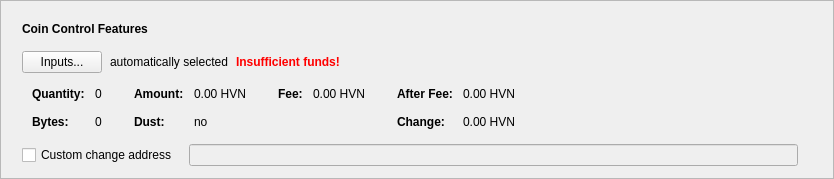
      <widget class="QFrame" name="frameCoinControl">
       <property name="sizePolicy">
        <sizepolicy hsizetype="Expanding" vsizetype="Fixed">
         <horstretch>0</horstretch>
         <verstretch>0</verstretch>
        </sizepolicy>
       </property>
       <property name="frameShape">
        <enum>QFrame::StyledPanel</enum>
       </property>
       <property name="frameShadow">
        <enum>QFrame::Raised</enum>
       </property>
       <layout class="QVBoxLayout" name="verticalLayout_2">
        <item>
         <layout class="QVBoxLayout" name="verticalLayoutCoinControl" stretch="0,0,0,0,0">
          <property name="spacing">
           <number>0</number>
          </property>
          <property name="sizeConstraint">
           <enum>QLayout::SetDefaultConstraint</enum>
          </property>
          <property name="leftMargin">
           <number>10</number>
          </property>
          <property name="topMargin">
           <number>10</number>
          </property>
          <item>
           <layout class="QHBoxLayout" name="horizontalLayoutCoinControl1">
            <property name="bottomMargin">
             <number>15</number>
            </property>
            <item>
             <widget class="QLabel" name="labelCoinControlFeatures">
              <property name="sizePolicy">
               <sizepolicy hsizetype="Preferred" vsizetype="Maximum">
                <horstretch>0</horstretch>
                <verstretch>0</verstretch>
               </sizepolicy>
              </property>
              <property name="font">
               <font>
                <weight>75</weight>
                <bold>true</bold>
               </font>
              </property>
              <property name="styleSheet">
               <string notr="true">font-weight:bold;</string>
              </property>
              <property name="text">
               <string>Coin Control Features</string>
              </property>
             </widget>
            </item>
           </layout>
          </item>
          <item>
           <layout class="QHBoxLayout" name="horizontalLayoutCoinControl2" stretch="0,0,0,0">
            <property name="spacing">
             <number>8</number>
            </property>
            <property name="bottomMargin">
             <number>10</number>
            </property>
            <item>
             <widget class="QPushButton" name="pushButtonCoinControl">
              <property name="styleSheet">
               <string notr="true"/>
              </property>
              <property name="text">
               <string>Inputs...</string>
              </property>
              <property name="autoDefault">
               <bool>false</bool>
              </property>
             </widget>
            </item>
            <item>
             <widget class="QLabel" name="labelCoinControlAutomaticallySelected">
              <property name="text">
               <string>automatically selected</string>
              </property>
              <property name="margin">
               <number>5</number>
              </property>
             </widget>
            </item>
            <item>
             <widget class="QLabel" name="labelCoinControlInsuffFunds">
              <property name="font">
               <font>
                <weight>75</weight>
                <bold>true</bold>
               </font>
              </property>
              <property name="styleSheet">
               <string notr="true">color:red;font-weight:bold;</string>
              </property>
              <property name="text">
               <string>Insufficient funds!</string>
              </property>
              <property name="margin">
               <number>5</number>
              </property>
             </widget>
            </item>
            <item>
             <spacer name="horizontalSpacerCoinControl">
              <property name="orientation">
               <enum>Qt::Horizontal</enum>
              </property>
              <property name="sizeHint" stdset="0">
               <size>
                <width>40</width>
                <height>1</height>
               </size>
              </property>
             </spacer>
            </item>
           </layout>
          </item>
          <item>
           <widget class="QWidget" name="widgetCoinControl" native="true">
            <property name="sizePolicy">
             <sizepolicy hsizetype="Preferred" vsizetype="Preferred">
              <horstretch>0</horstretch>
              <verstretch>0</verstretch>
             </sizepolicy>
            </property>
            <property name="minimumSize">
             <size>
              <width>0</width>
              <height>0</height>
             </size>
            </property>
            <property name="styleSheet">
             <string notr="true"/>
            </property>
            <layout class="QHBoxLayout" name="horizontalLayoutCoinControl5">
             <property name="leftMargin">
              <number>0</number>
             </property>
             <property name="topMargin">
              <number>0</number>
             </property>
             <property name="rightMargin">
              <number>0</number>
             </property>
             <property name="bottomMargin">
              <number>0</number>
             </property>
             <item>
              <layout class="QHBoxLayout" name="horizontalLayoutCoinControl3" stretch="0,0,0,1">
               <property name="spacing">
                <number>20</number>
               </property>
               <property name="topMargin">
                <number>0</number>
               </property>
               <property name="bottomMargin">
                <number>10</number>
               </property>
               <item>
                <layout class="QFormLayout" name="formLayoutCoinControl1">
                 <property name="horizontalSpacing">
                  <number>10</number>
                 </property>
                 <property name="verticalSpacing">
                  <number>14</number>
                 </property>
                 <property name="leftMargin">
                  <number>10</number>
                 </property>
                 <property name="topMargin">
                  <number>4</number>
                 </property>
                 <property name="rightMargin">
                  <number>6</number>
                 </property>
                 <item row="0" column="0">
                  <widget class="QLabel" name="labelCoinControlQuantityText">
                   <property name="font">
                    <font>
                     <weight>75</weight>
                     <bold>true</bold>
                    </font>
                   </property>
                   <property name="text">
                    <string>Quantity:</string>
                   </property>
                   <property name="margin">
                    <number>0</number>
                   </property>
                  </widget>
                 </item>
                 <item row="0" column="1">
                  <widget class="QLabel" name="labelCoinControlQuantity">
                   <property name="cursor">
                    <cursorShape>IBeamCursor</cursorShape>
                   </property>
                   <property name="contextMenuPolicy">
                    <enum>Qt::ActionsContextMenu</enum>
                   </property>
                   <property name="text">
                    <string notr="true">0</string>
                   </property>
                   <property name="margin">
                    <number>0</number>
                   </property>
                   <property name="textInteractionFlags">
                    <set>Qt::LinksAccessibleByMouse|Qt::TextSelectableByKeyboard|Qt::TextSelectableByMouse</set>
                   </property>
                  </widget>
                 </item>
                 <item row="1" column="0">
                  <widget class="QLabel" name="labelCoinControlBytesText">
                   <property name="font">
                    <font>
                     <weight>75</weight>
                     <bold>true</bold>
                    </font>
                   </property>
                   <property name="text">
                    <string>Bytes:</string>
                   </property>
                  </widget>
                 </item>
                 <item row="1" column="1">
                  <widget class="QLabel" name="labelCoinControlBytes">
                   <property name="cursor">
                    <cursorShape>IBeamCursor</cursorShape>
                   </property>
                   <property name="contextMenuPolicy">
                    <enum>Qt::ActionsContextMenu</enum>
                   </property>
                   <property name="text">
                    <string notr="true">0</string>
                   </property>
                   <property name="textInteractionFlags">
                    <set>Qt::LinksAccessibleByMouse|Qt::TextSelectableByKeyboard|Qt::TextSelectableByMouse</set>
                   </property>
                  </widget>
                 </item>
                </layout>
               </item>
               <item>
                <layout class="QFormLayout" name="formLayoutCoinControl2">
                 <property name="horizontalSpacing">
                  <number>10</number>
                 </property>
                 <property name="verticalSpacing">
                  <number>14</number>
                 </property>
                 <property name="leftMargin">
                  <number>6</number>
                 </property>
                 <property name="topMargin">
                  <number>4</number>
                 </property>
                 <property name="rightMargin">
                  <number>6</number>
                 </property>
                 <item row="0" column="0">
                  <widget class="QLabel" name="labelCoinControlAmountText">
                   <property name="font">
                    <font>
                     <weight>75</weight>
                     <bold>true</bold>
                    </font>
                   </property>
                   <property name="text">
                    <string>Amount:</string>
                   </property>
                   <property name="margin">
                    <number>0</number>
                   </property>
                  </widget>
                 </item>
                 <item row="0" column="1">
                  <widget class="QLabel" name="labelCoinControlAmount">
                   <property name="cursor">
                    <cursorShape>IBeamCursor</cursorShape>
                   </property>
                   <property name="contextMenuPolicy">
                    <enum>Qt::ActionsContextMenu</enum>
                   </property>
                   <property name="text">
                    <string notr="true">0.00 HVN</string>
                   </property>
                   <property name="textInteractionFlags">
                    <set>Qt::LinksAccessibleByMouse|Qt::TextSelectableByKeyboard|Qt::TextSelectableByMouse</set>
                   </property>
                  </widget>
                 </item>
                 <item row="1" column="0">
                  <widget class="QLabel" name="labelCoinControlLowOutputText">
                   <property name="font">
                    <font>
                     <weight>75</weight>
                     <bold>true</bold>
                    </font>
                   </property>
                   <property name="text">
                    <string>Dust:</string>
                   </property>
                  </widget>
                 </item>
                 <item row="1" column="1">
                  <widget class="QLabel" name="labelCoinControlLowOutput">
                   <property name="cursor">
                    <cursorShape>IBeamCursor</cursorShape>
                   </property>
                   <property name="contextMenuPolicy">
                    <enum>Qt::ActionsContextMenu</enum>
                   </property>
                   <property name="text">
                    <string notr="true">no</string>
                   </property>
                   <property name="textInteractionFlags">
                    <set>Qt::LinksAccessibleByMouse|Qt::TextSelectableByKeyboard|Qt::TextSelectableByMouse</set>
                   </property>
                  </widget>
                 </item>
                </layout>
               </item>
               <item>
                <layout class="QFormLayout" name="formLayoutCoinControl3">
                 <property name="horizontalSpacing">
                  <number>10</number>
                 </property>
                 <property name="verticalSpacing">
                  <number>14</number>
                 </property>
                 <property name="leftMargin">
                  <number>6</number>
                 </property>
                 <property name="topMargin">
                  <number>4</number>
                 </property>
                 <property name="rightMargin">
                  <number>6</number>
                 </property>
                 <item row="0" column="0">
                  <widget class="QLabel" name="labelCoinControlFeeText">
                   <property name="font">
                    <font>
                     <weight>75</weight>
                     <bold>true</bold>
                    </font>
                   </property>
                   <property name="text">
                    <string>Fee:</string>
                   </property>
                   <property name="margin">
                    <number>0</number>
                   </property>
                  </widget>
                 </item>
                 <item row="0" column="1">
                  <widget class="QLabel" name="labelCoinControlFee">
                   <property name="cursor">
                    <cursorShape>IBeamCursor</cursorShape>
                   </property>
                   <property name="contextMenuPolicy">
                    <enum>Qt::ActionsContextMenu</enum>
                   </property>
                   <property name="text">
                    <string notr="true">0.00 HVN</string>
                   </property>
                   <property name="textInteractionFlags">
                    <set>Qt::LinksAccessibleByMouse|Qt::TextSelectableByKeyboard|Qt::TextSelectableByMouse</set>
                   </property>
                  </widget>
                 </item>
                </layout>
               </item>
               <item>
                <layout class="QFormLayout" name="formLayoutCoinControl4">
                 <property name="horizontalSpacing">
                  <number>10</number>
                 </property>
                 <property name="verticalSpacing">
                  <number>14</number>
                 </property>
                 <property name="leftMargin">
                  <number>6</number>
                 </property>
                 <property name="topMargin">
                  <number>4</number>
                 </property>
                 <property name="rightMargin">
                  <number>6</number>
                 </property>
                 <item row="0" column="0">
                  <widget class="QLabel" name="labelCoinControlAfterFeeText">
                   <property name="font">
                    <font>
                     <weight>75</weight>
                     <bold>true</bold>
                    </font>
                   </property>
                   <property name="text">
                    <string>After Fee:</string>
                   </property>
                   <property name="margin">
                    <number>0</number>
                   </property>
                  </widget>
                 </item>
                 <item row="0" column="1">
                  <widget class="QLabel" name="labelCoinControlAfterFee">
                   <property name="cursor">
                    <cursorShape>IBeamCursor</cursorShape>
                   </property>
                   <property name="contextMenuPolicy">
                    <enum>Qt::ActionsContextMenu</enum>
                   </property>
                   <property name="text">
                    <string notr="true">0.00 HVN</string>
                   </property>
                   <property name="textInteractionFlags">
                    <set>Qt::LinksAccessibleByMouse|Qt::TextSelectableByKeyboard|Qt::TextSelectableByMouse</set>
                   </property>
                  </widget>
                 </item>
                 <item row="1" column="0">
                  <widget class="QLabel" name="labelCoinControlChangeText">
                   <property name="font">
                    <font>
                     <weight>75</weight>
                     <bold>true</bold>
                    </font>
                   </property>
                   <property name="text">
                    <string>Change:</string>
                   </property>
                  </widget>
                 </item>
                 <item row="1" column="1">
                  <widget class="QLabel" name="labelCoinControlChange">
                   <property name="cursor">
                    <cursorShape>IBeamCursor</cursorShape>
                   </property>
                   <property name="contextMenuPolicy">
                    <enum>Qt::ActionsContextMenu</enum>
                   </property>
                   <property name="text">
                    <string notr="true">0.00 HVN</string>
                   </property>
                   <property name="textInteractionFlags">
                    <set>Qt::LinksAccessibleByMouse|Qt::TextSelectableByKeyboard|Qt::TextSelectableByMouse</set>
                   </property>
                  </widget>
                 </item>
                </layout>
               </item>
              </layout>
             </item>
            </layout>
           </widget>
          </item>
          <item>
           <layout class="QHBoxLayout" name="horizontalLayoutCoinControl4" stretch="0,0,0">
            <property name="spacing">
             <number>12</number>
            </property>
            <property name="sizeConstraint">
             <enum>QLayout::SetDefaultConstraint</enum>
            </property>
            <property name="topMargin">
             <number>5</number>
            </property>
            <property name="rightMargin">
             <number>5</number>
            </property>
            <item>
             <widget class="QCheckBox" name="checkBoxCoinControlChange">
              <property name="toolTip">
               <string>If this is activated, but the change address is empty or invalid, change will be sent to a newly generated address.</string>
              </property>
              <property name="text">
               <string>Custom change address</string>
              </property>
             </widget>
            </item>
            <item>
             <widget class="QValidatedLineEdit" name="lineEditCoinControlChange">
              <property name="enabled">
               <bool>false</bool>
              </property>
              <property name="sizePolicy">
               <sizepolicy hsizetype="Expanding" vsizetype="Fixed">
                <horstretch>0</horstretch>
                <verstretch>0</verstretch>
               </sizepolicy>
              </property>
             </widget>
            </item>
            <item>
             <widget class="QLabel" name="labelCoinControlChangeLabel">
              <property name="sizePolicy">
               <sizepolicy hsizetype="Preferred" vsizetype="Expanding">
                <horstretch>0</horstretch>
                <verstretch>0</verstretch>
               </sizepolicy>
              </property>
              <property name="minimumSize">
               <size>
                <width>0</width>
                <height>0</height>
               </size>
              </property>
              <property name="text">
               <string/>
              </property>
              <property name="margin">
               <number>3</number>
              </property>
             </widget>
            </item>
           </layout>
          </item>
          <item>
           <spacer name="verticalSpacerCoinControl">
            <property name="orientation">
             <enum>Qt::Vertical</enum>
            </property>
            <property name="sizeType">
             <enum>QSizePolicy::Expanding</enum>
            </property>
            <property name="sizeHint" stdset="0">
             <size>
              <width>800</width>
              <height>1</height>
             </size>
            </property>
           </spacer>
          </item>
         </layout>
        </item>
       </layout>
      </widget>
